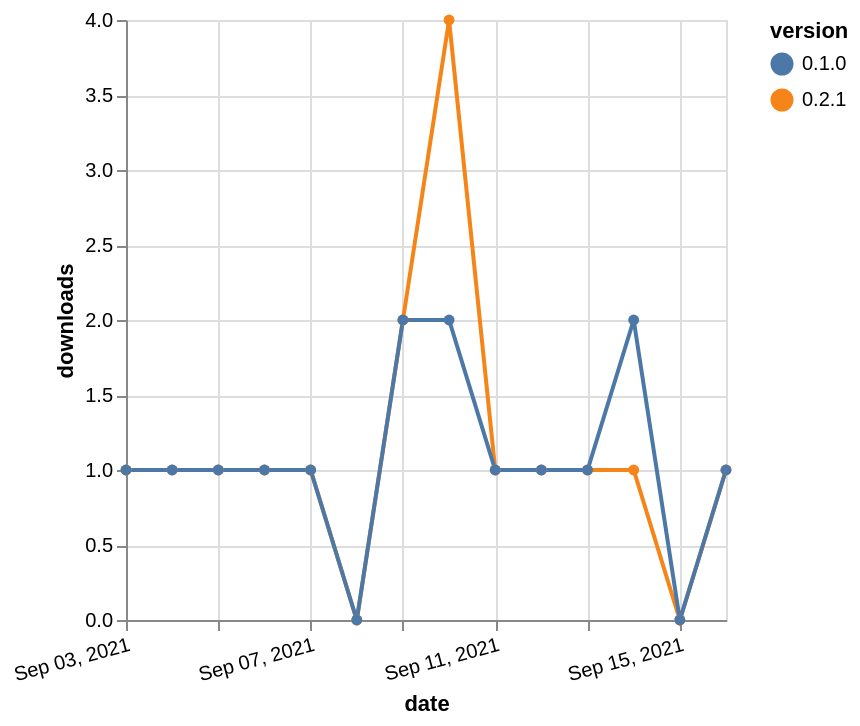

This figure's Vega-Lite source:
### Vega-Lite specification from a JSON file in a GitHub repository (floating-point values rounded to 4 significant figures)
{"$schema": "https://vega.github.io/schema/vega-lite/v5.json", "description": "A simple bar chart with embedded data.", "data": {"values": [{"date": "2021-09-03", "total": 157, "delta": 1, "version": "0.2.1"}, {"date": "2021-09-04", "total": 158, "delta": 1, "version": "0.2.1"}, {"date": "2021-09-05", "total": 159, "delta": 1, "version": "0.2.1"}, {"date": "2021-09-06", "total": 160, "delta": 1, "version": "0.2.1"}, {"date": "2021-09-07", "total": 161, "delta": 1, "version": "0.2.1"}, {"date": "2021-09-08", "total": 161, "delta": 0, "version": "0.2.1"}, {"date": "2021-09-09", "total": 163, "delta": 2, "version": "0.2.1"}, {"date": "2021-09-10", "total": 167, "delta": 4, "version": "0.2.1"}, {"date": "2021-09-11", "total": 168, "delta": 1, "version": "0.2.1"}, {"date": "2021-09-12", "total": 169, "delta": 1, "version": "0.2.1"}, {"date": "2021-09-13", "total": 170, "delta": 1, "version": "0.2.1"}, {"date": "2021-09-14", "total": 171, "delta": 1, "version": "0.2.1"}, {"date": "2021-09-15", "total": 171, "delta": 0, "version": "0.2.1"}, {"date": "2021-09-16", "total": 172, "delta": 1, "version": "0.2.1"}, {"date": "2021-09-03", "total": 231, "delta": 1, "version": "0.1.0"}, {"date": "2021-09-04", "total": 232, "delta": 1, "version": "0.1.0"}, {"date": "2021-09-05", "total": 233, "delta": 1, "version": "0.1.0"}, {"date": "2021-09-06", "total": 234, "delta": 1, "version": "0.1.0"}, {"date": "2021-09-07", "total": 235, "delta": 1, "version": "0.1.0"}, {"date": "2021-09-08", "total": 235, "delta": 0, "version": "0.1.0"}, {"date": "2021-09-09", "total": 237, "delta": 2, "version": "0.1.0"}, {"date": "2021-09-10", "total": 239, "delta": 2, "version": "0.1.0"}, {"date": "2021-09-11", "total": 240, "delta": 1, "version": "0.1.0"}, {"date": "2021-09-12", "total": 241, "delta": 1, "version": "0.1.0"}, {"date": "2021-09-13", "total": 242, "delta": 1, "version": "0.1.0"}, {"date": "2021-09-14", "total": 244, "delta": 2, "version": "0.1.0"}, {"date": "2021-09-15", "total": 244, "delta": 0, "version": "0.1.0"}, {"date": "2021-09-16", "total": 245, "delta": 1, "version": "0.1.0"}]}, "width": "container", "mark": {"type": "line", "point": {"filled": true}}, "encoding": {"x": {"field": "date", "type": "temporal", "timeUnit": "yearmonthdate", "title": "date", "axis": {"labelAngle": -15}}, "y": {"field": "delta", "type": "quantitative", "title": "downloads"}, "color": {"field": "version", "type": "nominal"}, "tooltip": {"field": "delta"}}}
